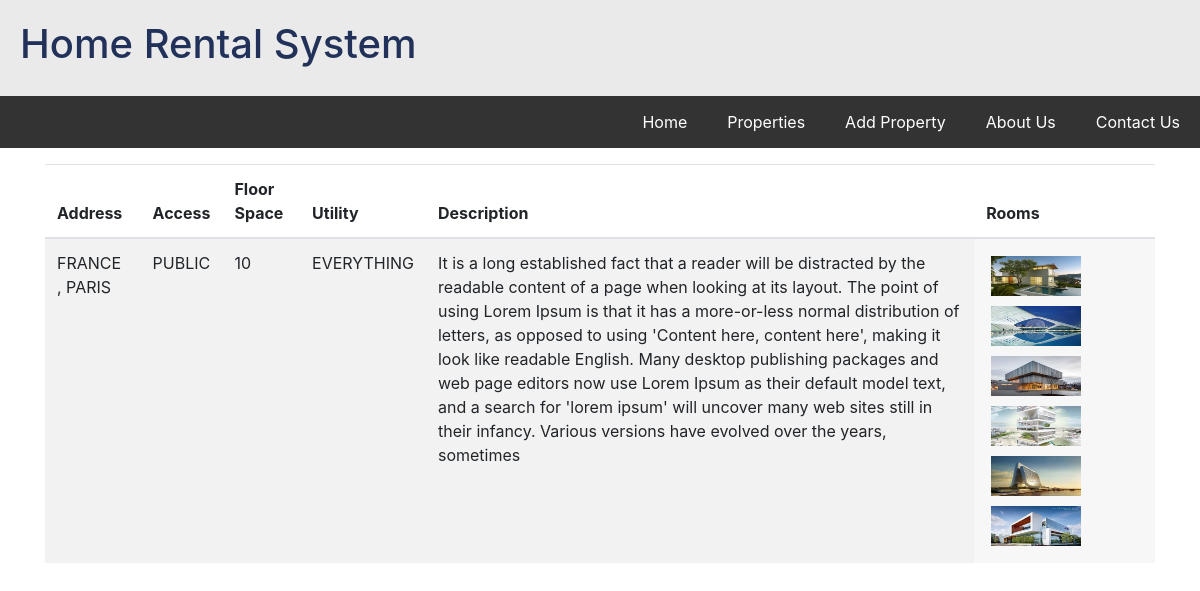
Page /single.php?posts=1 on the committed database.
### tables this page shows
CREATE TABLE IF NOT EXISTS `propety` (
`id` int(11) NOT NULL,
  `name` varchar(100) NOT NULL,
  `monthly` varchar(100) NOT NULL,
  `address` varchar(255) NOT NULL,
  `access` varchar(100) NOT NULL,
  `floor` varchar(100) NOT NULL,
  `utility` varchar(255) NOT NULL,
  `descrip` text NOT NULL,
  `images` varchar(255) NOT NULL
);

CREATE TABLE IF NOT EXISTS `details` (
`id` int(11) NOT NULL,
  `images` varchar(255) NOT NULL,
  `proid` int(11) NOT NULL
);

### single.php (the view, shortened to what this page needs)
<?php include 'header.php'; ?>
<?php
$mysqli=new mysqli('localhost','root','','property');
if(isset($_GET['posts'])){
	$id=$_GET['posts'];
	$query2= "SELECT * FROM propety where id='$id'";
	$readd=$mysqli->query($query2);
}
?>
<div class="container">
	<table class="table table-striped table-hover ">
  <thead>
    <tr>
      <th>Address</th>
      <th>Access</th>
      <th>Floor Space</th>
      <th>Utility</th>
      <th>Description</th>
      <th>Rooms</th>
    </tr>
  </thead>
  <tbody>
  <?php while ($row= $readd->fetch_assoc()) { ?>
    <tr>
      <td> <?php echo $row['address'];  ?></td>
      <td><?php echo $row['access'];  ?></td>
      <td><?php echo $row['floor'];  ?></td>
      <td><?php echo $row['utility'];  ?></td>
      <td><?php echo $row['descrip'];  ?></td>
      <td class="rooms">
      		<?php  $image_name="SELECT * FROM propety as p join details as d
      					on p.id =d.proid where d.proid =".$row['id'];
      					$read1=$mysqli->query($image_name);
      					foreach ($read1 as $value) { ?>
      						<img src="uploads/<?php echo $value['images']; ?>" />
      					<?php  } ?>
      					</td>
    </tr>
<?php   } ?>
  </tbody>
</table>
</div>

### style.css (style rules this page uses)
* { box-sizing: border-box; }
body { font-family: Arial, Helvetica, sans-serif , Verdana ; margin:0; }
html { scroll-behavior: smooth; }
body,html { height: 100%; }
.container { padding: 16px; }

### single.php (style rules this page uses)
.rooms { background: #f7f7f7; }
.rooms img { width: 100px; height: 50px; padding: 5px; }

### rows in the picture
propety: address "FRANCE , PARIS", access "PUBLIC", floor "10", utility "EVERYTHING", descrip "It is a long established fact that a reader will be distracted by the readable content of a page when looking at its layout. The point of using Lorem Ipsum is that it has a more-or-less normal distribution of letters, as opposed to using 'Content here, content here', making it look like readable English. Many desktop publishing packages and web page editors now use Lorem Ipsum as their default model text, and a search for 'lorem ipsum' will uncover many web sites still in their infancy. Various versions have evolved over the years, sometimes", details.images (picture)
